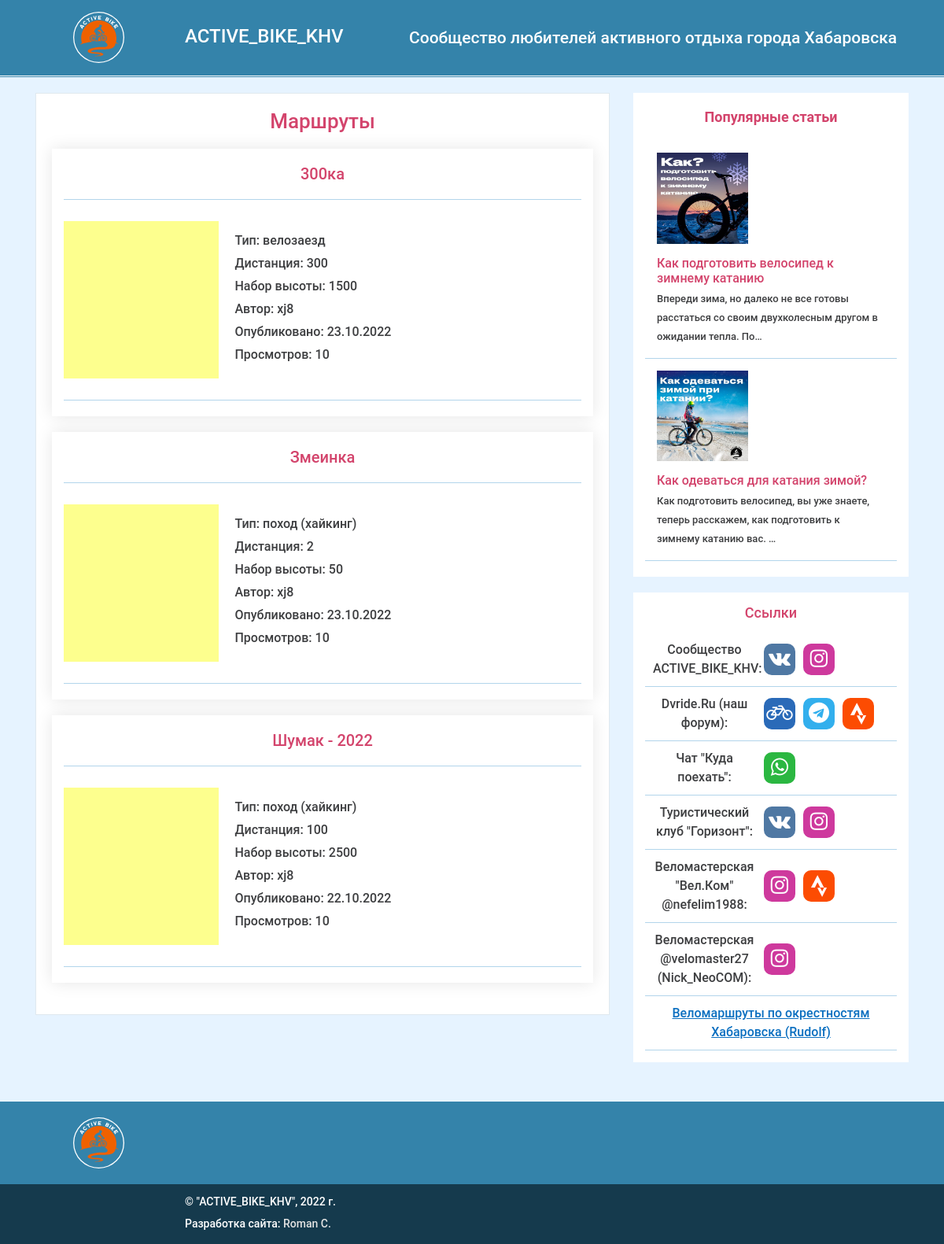
The app's page /routes/ with its own data.
### events/models.py (models this page shows, shortened)
class Route(models.Model):
    title = models.CharField(max_length=200)
    url = models.CharField(max_length=200, null=True, blank=True)
    gpx = models.FileField(upload_to=user_directory_path, blank=True)
    polyline = models.TextField(blank=True)
    author = models.ForeignKey(
        User,
        on_delete=models.CASCADE,
        related_name='routes'
    )
    type = models.ForeignKey(
        EventType,
        on_delete=SET_NULL,
        blank=True,
        null=True,
        related_name='routes'
    )
    length = models.IntegerField(null=True)
    height_gain = models.IntegerField(null=True)
    surface_type = models.ForeignKey(
        SurfaceType,
        on_delete=SET_NULL,
        blank=True,
        null=True,
        related_name='routes'
    )
    description = models.TextField(blank=True)
    tags = models.ManyToManyField(
        Tag,
        related_name='routes',
        verbose_name='Теги'
    )
    date_pub = models.DateTimeField(auto_now_add=True)
    date_edit = models.DateTimeField(auto_now=True)
    class Meta:
        ordering = ['title']
        verbose_name = 'Маршрут'
        verbose_name_plural = 'Маршруты'

class EventType(models.Model):
    title = models.CharField(max_length=200)
    slug = models.SlugField(max_length=50, unique=True)
    description = models.TextField(blank=True)
    def __str__(self):
        return self.title
    class Meta:
        verbose_name = 'Тип события'
        verbose_name_plural = 'Типы событий'

class Article(models.Model):
    title = models.CharField(max_length=200)
    image = models.ImageField(
        'Картинка',
        upload_to='articles/',
        blank=True
    )
    text = models.TextField()
    author = models.ForeignKey(
        User,
        on_delete=models.CASCADE,
        related_name='articles'
    )
    tags = models.ManyToManyField(
        Tag,
        related_name='articles',
        verbose_name='Теги',
        blank=True,
    )
    date_pub = models.DateTimeField(auto_now_add=True)
    date_edit = models.DateTimeField(auto_now=True)
    class Meta:
        ordering = ['-date_pub']
        verbose_name = 'Статья'
        verbose_name_plural = 'Статьи'

### events/views.py (the view)
# urls.py: path('routes/', views.routes_index, name='routes_index'),
def routes_index(request):
    template = 'routes/index.html'
    routes = Route.objects.all()
    context = {
        'routes': routes
    }
    return render(request, template, context)

### events/templatetags/sidebar.py (called while the page is built)
@register.inclusion_tag("includes/right_sidebar.html")
def show_sidebar():
  articles = Article.objects.all()
  return {'popular_articles': articles}

### templates/routes/index.html (shortened to what this page needs)
{% extends 'base.html' %}
{% load static %}
{% load cache %}
{% load thumbnail %}
{% block title %}Маршруты - {% endblock %} {% block content %}
<h2 class="events__h2">
  <span class="events__h2_1">Маршруты</span>
</h2>
<div class="events__content">
  {% for route in routes %}
  <article class="event">
    <h3 class="event__caption">
      <a
        href="{% url 'events:route_detail' route.id %}"
        class="event__caption-link"
        >{{ route.title }}</a
      >
    </h3>
    <div class="route__main">
        <div class="route__left">
        </div>
        <div class="route__right">
            <div class="route__info">
                <div class="route__info-item">
                    Тип:
                    <span class="route__info-value">{{ route.type }}</span>
                </div>
                <div class="route__info-item">
                    Дистанция:
                    <span class="route__info-value">{{ route.length }}</span>
                </div>
                <div class="route__info-item">
                    Набор высоты:
                    <span class="route__info-value">{{ route.height_gain }}</span>
                </div>
                <div class="route__info-item">
                    Автор:
                    <span class="route__info-value">{{ route.author }}</span>
                </div>
                <div class="route__info-item">
                    Опубликовано:
                    <span class="route__info-value">{{ route.date_pub|date:"d.m.Y" }}</span>
                </div>
                <div class="route__info-item">
                    Просмотров:
                    <span class="route__info-value">10</span>
                </div>
            </div>
        </div>
    </div>
  </article>
  {% endfor %}
</div>
{% endblock %}

### templates/includes/right_sidebar.html
{% load thumbnail %}
<aside class="sidebar">
  <div class="top-articles">
    <h2 class="top-articles__title">Популярные статьи</h2>
    <ul class="top-articles-list">
      {% for article in popular_articles %}
        <li class="single-article">
          <a href="{% url 'events:article_detail' article.id %}" class="single-article__link">
            {% thumbnail article.image "200x200" crop="center" upscale=True as im %}
              <img src="{{ im.url }}" alt="{{ article.title }}" class="single-article__img">
            {% endthumbnail %}
            <h3 class="single-article__title">{{ article.title }}</h3>
            <p class="single-article__text">{{ article.text|truncatechars:100 }}</p>
          </a>
        </li>
      {% endfor %}
    </ul>
  </div>
  <div class="links-block">
    <h2 class="links-block__caption links-caption">Ссылки</h2>
    <ul class="links-block__list">
      <li class="links-block__li">
        <span class="links-block__text">Сообщество ACTIVE_BIKE_KHV:</span>
        <span class="social-links">
          <a
            href="https://vk.com/bikekhv"
            class="social-link social-link_vk"
            title="Вконтакте"
            ><i class="fa fa-vk fa-lg"></i
          ></a>
          <a
            href="https://www.instagram.com/activebike_khv"
            class="social-link social-link_instagram"
            title="Instagram"
            ><i class="fa fa-instagram fa-lg"></i
          ></a>
        </span>
      </li>
      <li class="links-block__li">
        <span class="links-block__text">Dvride.Ru (наш форум):</span>
        <span class="social-links">
          <a
            href="https://www.dvride.ru"
            class="social-link social-link_dvride"
            title="Форум Dvride.Ru"
            ><i class="fa fa-bicycle fa-lg"></i
          ></a>
          <a
            href="https://t.me/dvride"
            class="social-link social-link_telegram"
            title="чат ВелоХа в Telegram"
            ><i class="fa fa-telegram fa-lg"></i
          ></a>
          <a
            href="https://www.strava.com/clubs/dvride"
            class="social-link social-link_strava"
            title="Клуб Dvride в Strava"
            ><i class="icon-strava"></i
          ></a>
        </span>
      </li>
      <li class="links-block__li">
        <span class="links-block__text">Чат "Куда поехать":</span>
        <span class="social-links">
          <a
            href="https://chat.whatsapp.com/Evl24E6CGerETihtyJQtDE"
            class="social-link social-link_whatsapp"
            title="WhatsApp"
            ><i class="fa fa-whatsapp fa-lg"></i
          ></a>
        </span>
      </li>
      <li class="links-block__li">
        <span class="links-block__text">Туристический клуб "Горизонт":</span>
        <span class="social-links">
          <a
            href="https://vk.com/togu_gorizont"
            class="social-link social-link_vk"
            title="Вконтакте"
            ><i class="fa fa-vk fa-lg"></i
          ></a>
          <a
            href="https://instagram.com/tc_gorizont_khv"
            class="social-link social-link_instagram"
            title="Instagram"
            ><i class="fa fa-instagram fa-lg"></i
          ></a>
        </span>
      </li>
      <li class="links-block__li">
        <span class="links-block__text"
          >Веломастерская "Вел.Ком" @nefelim1988:</span
        >
        <span class="social-links">
          <a
            href="https://www.instagram.com/velcomebike"
            class="social-link social-link_instagram"
            title="Instagram"
            ><i class="fa fa-instagram fa-lg"></i
          ></a>
          <a
            href="https://www.strava.com/clubs/velcombike"
            class="social-link social-link_strava"
            title="Strava"
            ><i class="icon-strava"></i
          ></a>
        </span>
      </li>
      <li class="links-block__li">
        <span class="links-block__text"
          >Веломастерская @velomaster27 (Nick_NeoCOM):</span
        >
        <span class="social-links">
          <a
            href="https://www.instagram.com/velomaster27/"
            class="social-link social-link_instagram"
            title="Instagram"
            ><i class="fa fa-instagram fa-lg"></i
          ></a>
        </span>
      </li>
      <li class="links-block__li">
        <a href="https://rudolf-khb.livejournal.com/124304.html" class="link"
          >Веломаршруты по окрестностям Хабаровска (Rudolf)</a
        >
      </li>
    </ul>
  </div>
</aside>

### static/css/style.css (style rules this page uses)
body { background-color: #e6f3ff; color: rgb(61, 62, 64); font-family: Roboto, Arial, Helvetica, sans-serif; font-size: 16px; font-weight: 500; line-height: 1.5em; }
h2, h3 { font-size: 18px; font-family: Roboto, Arial, Helvetica, sans-serif; font-weight: 500; font-style: normal; text-align: center; color: #d3446c; line-height: normal; }
.top-articles { width: 100%; padding: 20px 15px; margin-bottom: 20px; background-color: #fff; }
.top-articles__title { margin-bottom: 20px; font-weight: 700; }
.top-articles-list { margin: 0; }
.single-article { padding: 15px; border-bottom: 1px solid #b2d5eb; transition: all 0.2s; }
.single-article__link { display: block; text-decoration: none; }
.single-article__img { display: block; width: 40%; margin-bottom: 15px; object-fit: cover; object-position: center top; }
.single-article__title { text-align: left; font-size: 16px; font-weight: 500; margin-bottom: 5px; }
.single-article__text { display: inline-block; color: rgb(61, 62, 64); text-decoration: none; transition: all 0.2s; font-size: 13px; }
.links-block { width: 100%; padding: 15px 0; margin-bottom: 20px; background-color: #fff; }
.links-caption { padding: 0 25px; margin-bottom: 15px; }
.links-block__list { list-style: none; margin: 0 15px; text-align: center; }
.links-block__li { display: flex; justify-content: center; flex-wrap: wrap; align-items: center; padding: 10px; transition: all 0.3s; border-bottom: 1px solid #b2d5eb; -webkit-tap-highlight-color: transparent; }
.links-block__text { display: block; width: calc(47% - 10px); margin-right: 10px; }
.social-links { display: flex; width: 53%; flex-wrap: nowrap; justify-content: start; align-content: start; }
.social-link { display: flex; justify-content: center; align-items: center; width: 40px; height: 40px; font-size: 20px; text-decoration: none; text-align: center; background-color: #f2f2f2; border-radius: 10px; color: #fff; position: relative; top: 0; left: 0; cursor: pointer; }
.social-link:not(:last-child) { margin-right: 10px; }
.social-link i { font-size: 26px; }
.social-link_vk { background-color: #4f78a3; }
.social-link_instagram { background-color: #ce399d; }
.social-link_dvride { background-color: #2a6ab8; }
.social-link_strava { background-color: #fc4c02; }
.social-link_whatsapp { background-color: #2bb741; }
.social-link_telegram { background-color: #32afed; }
.icon-strava { display: inline-block; width: 20px; height: 28px; background: url(../img/strava_icon.svg) 0px 0px / cover no-repeat; }
.events__content { margin-bottom: 2px; }
.events__h2 { font-size: 26px; margin-bottom: 20px; }
.event { box-sizing: border-box; text-align: center; padding: 20px 15px; box-shadow: 0px 0px 20px rgb(0, 0, 0, 0.1); margin-bottom: 20px; }
.event__caption { display: block; font-size: 20px; font-weight: 500; text-align: center; margin-bottom: 20px; }
.event__caption-link { text-decoration: none; color: inherit; transition: all 0.2s; }
.route__main { display: flex; justify-content: space-between; flex-wrap: wrap; align-content: center; align-items: center; padding: 20px 0; border-top: 1px solid #b2d5eb; border-bottom: 1px solid #b2d5eb; }
.route__left { width: 30%; min-height: 200px; background-color: rgb(253, 255, 142); }
.route__right { width: 70%; padding: 20px; }
.route__info { text-align: left; }
.route__info-item { margin-bottom: 5px; }
.link { color: #0b6fc0; cursor: pointer; text-decoration: underline; }

### records on screen
Route: title "300ка", type "велозаезд", length "300", height_gain "1500", author "xj8", date_pub "23.10.2022"
Route: title "Змеинка", type "поход (хайкинг)", length "2", height_gain "50", author "xj8", date_pub "23.10.2022"
Route: title "Шумак - 2022", type "поход (хайкинг)", length "100", height_gain "2500", author "xj8", date_pub "22.10.2022"
Article: shows a picture, title "Как подготовить велосипед к зимнему катанию", text "Впереди зима, но далеко не все готовы расстаться со своим двухколесным другом в ожидании тепла. По…"
Article: shows a picture, title "Как одеваться для катания зимой?", text "Как подготовить велосипед, вы уже знаете, теперь расскажем, как подготовить к зимнему катанию вас. …"
